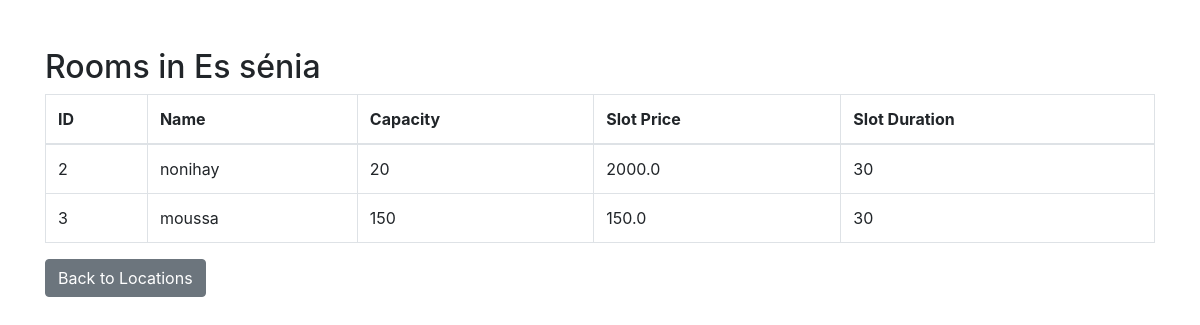
Page /admin/locations/4/rooms on the committed database.
### models.py (models this page shows)
class Location(db.Model):
    __tablename__ = 'locations'
    id = db.Column(db.Integer, primary_key=True)
    name = db.Column(db.String(100), nullable=False)
    image_data = db.Column(db.LargeBinary, nullable=True) #largebinary -----> pour image
    rooms = db.relationship('Room', backref='location', lazy=True)

class Room(db.Model):
    __tablename__ = 'rooms'
    id = db.Column(db.Integer, primary_key=True)
    name = db.Column(db.String(100), nullable=False)
    capacity = db.Column(db.Integer, nullable=False)
    slot_price = db.Column(db.Float, nullable=False)
    slot_duration =db.Column(db.Integer,nullable=False,default=60)  #ppar défault 1h
    location_id = db.Column(db.Integer, db.ForeignKey('locations.id'), nullable=False)
    bookings = db.relationship('Booking', backref='room', lazy=True)
    image_data = db.Column(db.LargeBinary)

### admin_blueprint.py (the view)
@admin_bp.route('/locations/<int:location_id>/rooms')
def location_rooms(location_id):
    from data_access1 import get_all_rooms, get_all_locations
    location = next((loc for loc in get_all_locations() if loc.id == location_id), None)
    if not location:
        return "Location not found", 404
    rooms = [room for room in get_all_rooms() if room.location_id == location_id]
    return render_template('location_rooms.html', location=location, rooms=rooms)

### data_access1.py (called while the page is built)
def get_all_locations():
    return Location.query.all()

def get_all_rooms():
    return Room.query.all()

### templates/location_rooms.html (shortened to what this page needs)
<!DOCTYPE html>
<html lang="en">
<head>
    <link rel="stylesheet" href="https://stackpath.bootstrapcdn.com/bootstrap/4.5.2/css/bootstrap.min.css">
</head>
<body>
<div class="container mt-5">
    <h2>Rooms in {{ location.name }}</h2>
    <table class="table table-bordered">
        <thead>
            <tr>
                <th>ID</th>
                <th>Name</th>
                <th>Capacity</th>
                <th>Slot Price</th>
                <th>Slot Duration</th>
            </tr>
        </thead>
        <tbody>
            {% for room in rooms %}
            <tr>
                <td>{{ room.id }}</td>
                <td>{{ room.name }}</td>
                <td>{{ room.capacity }}</td>
                <td>{{ room.slot_price }}</td>
                <td>{{ room.slot_duration }}</td>
            </tr>
            {% endfor %}
        </tbody>
    </table>
    <a href="{{ url_for('admin_bp.locations_page') }}" class="btn btn-secondary">Back to Locations</a>
</div>
</body>
</html>

### rows in the picture
Location: name "Es sénia"
Room: id "2", name "nonihay", capacity "20", slot_price "2000.0", slot_duration "30"
Room: id "3", name "moussa", capacity "150", slot_price "150.0", slot_duration "30"
